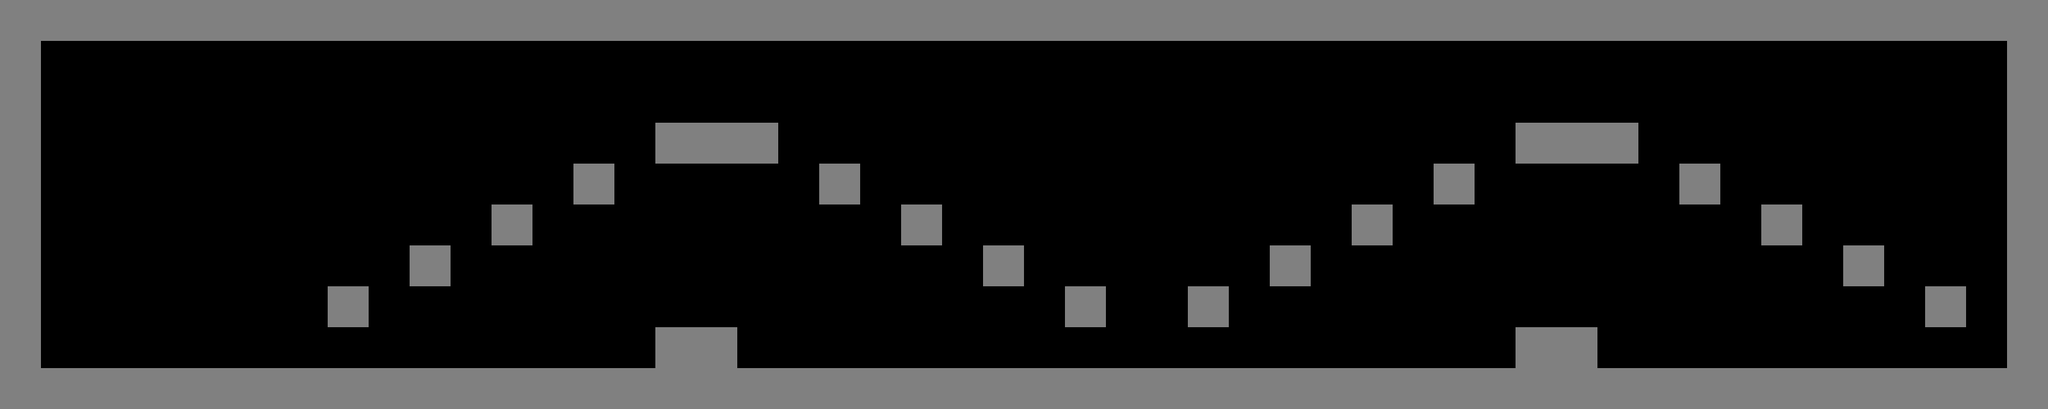

Below is a game level as drawn by its tile map, then a one-line description and the .tmx that defines it (tile-layer data replaced by summaries):
An orthogonal 50x10 tile map with 64x64 px tiles, 2 tile layers (Tile Layer 1, Tile Layer 2), 2 tilesets.

<map version="1.0" orientation="orthogonal" renderorder="right-up" width="50" height="10" tilewidth="64" tileheight="64" nextobjectid="1">
 <tileset firstgid="1" name="black" tilewidth="64" tileheight="64">
  <image source="black.png" width="64" height="64" />
  <tile id="0">
   <properties>
    <property name="Hit" value="" />
   </properties>
  </tile>
 </tileset>
 <tileset firstgid="2" name="grey" tilewidth="64" tileheight="64">
  <image source="grey.png" width="64" height="64" />
 </tileset>
 <layer name="Tile Layer 1" width="50" height="10">
  <properties>
   <property name="Hit" value="" />
  </properties>
  <data>[500 cells, 500 non-empty, 2 distinct tile ids]</data>
 </layer>
 <layer name="Tile Layer 2" width="50" height="10">
  <data>[500 cells, 500 non-empty, 2 distinct tile ids]</data>
 </layer>
</map>